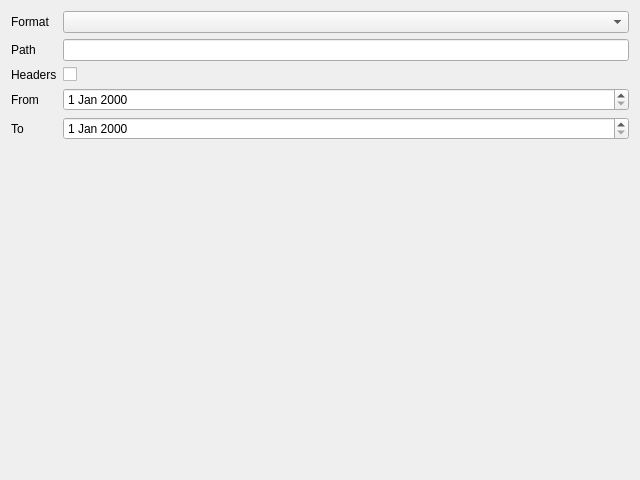
<?xml version="1.0" encoding="UTF-8"?>
<!-- SPDX-License-Identifier: MIT -->
<ui version="4.0">
 <class>ExportDialog</class>
 <widget class="QDialog" name="ExportDialog">
  <property name="geometry">
   <rect>
    <x>0</x>
    <y>0</y>
    <width>640</width>
    <height>480</height>
   </rect>
  </property>
  <property name="windowTitle">
   <string>Export</string>
  </property>
  <layout class="QFormLayout" name="formLayout">
   <item row="0" column="0">
    <widget class="QLabel" name="label_formatCombo">
     <property name="text">
      <string>Format</string>
     </property>
     <property name="buddy">
      <cstring>formatCombo</cstring>
     </property>
    </widget>
   </item>
   <item row="0" column="1">
    <widget class="QComboBox" name="formatCombo"/>
   </item>
   <item row="1" column="0">
    <widget class="QLabel" name="label_pathEdit">
     <property name="text">
      <string>Path</string>
     </property>
     <property name="buddy">
      <cstring>pathEdit</cstring>
     </property>
    </widget>
   </item>
   <item row="1" column="1">
    <widget class="QLineEdit" name="pathEdit"/>
   </item>
   <item row="2" column="0">
    <widget class="QLabel" name="label_headersCheck">
     <property name="text">
      <string>Headers</string>
     </property>
     <property name="buddy">
      <cstring>headersCheck</cstring>
     </property>
    </widget>
   </item>
   <item row="2" column="1">
    <widget class="QCheckBox" name="headersCheck"/>
   </item>
   <item row="3" column="0">
    <widget class="QLabel" name="label_fromEdit">
     <property name="text">
      <string>From</string>
     </property>
     <property name="buddy">
      <cstring>fromEdit</cstring>
     </property>
    </widget>
   </item>
   <item row="3" column="1">
    <widget class="QDateEdit" name="fromEdit"/>
   </item>
   <item row="4" column="0">
    <widget class="QLabel" name="label_toEdit">
     <property name="text">
      <string>To</string>
     </property>
     <property name="buddy">
      <cstring>toEdit</cstring>
     </property>
    </widget>
   </item>
   <item row="4" column="1">
    <widget class="QDateEdit" name="toEdit"/>
   </item>
  </layout>
 </widget>
 <tabstops>
  <tabstop>formatCombo</tabstop>
  <tabstop>pathEdit</tabstop>
  <tabstop>headersCheck</tabstop>
  <tabstop>fromEdit</tabstop>
  <tabstop>toEdit</tabstop>
 </tabstops>
</ui>
